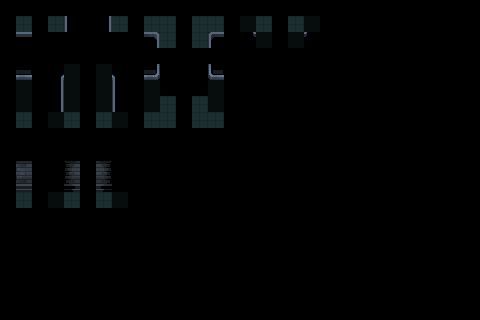

Below is a game level as drawn by its tile map, then a one-line description and the .tmx file that defines it, in full:
An orthogonal 30x20 tile map with 16x16 px tiles, 4 tile layers (regions, input_prototype, output_above-details, output_details).

<map version="1.10" tiledversion="1.10.2" orientation="orthogonal" renderorder="right-down" width="30" height="20" tilewidth="16" tileheight="16" infinite="0" nextlayerid="5" nextobjectid="1">
 <properties>
  <property name="DeleteTiles" type="bool" value="true" />
  <property name="MatchInOrder" type="bool" value="true" />
 </properties>
 <tileset firstgid="1" source="../Tilesets/dungeon_prison_tileset.tsx" />
 <layer id="1" name="regions" width="30" height="20" opacity="0.5">
  <data encoding="csv">
0,0,0,0,0,0,0,0,0,0,0,0,0,0,0,0,0,0,0,0,0,0,0,0,0,0,0,0,0,0,
0,34,0,34,34,0,34,34,0,34,34,0,34,34,0,34,34,0,34,34,0,0,0,0,0,0,0,0,0,0,
0,34,0,0,0,0,0,0,0,34,34,0,34,34,0,34,34,0,34,34,0,0,0,0,0,0,0,0,0,0,
0,0,0,0,0,0,0,0,0,0,0,0,0,0,0,0,0,0,0,0,0,0,0,0,0,0,0,0,0,0,
0,34,0,34,34,0,34,34,0,34,0,0,0,34,0,0,0,0,0,0,0,0,0,0,0,0,0,0,0,0,
0,34,0,34,34,0,34,34,0,34,0,0,0,34,0,0,0,0,0,0,0,0,0,0,0,0,0,0,0,0,
0,34,0,34,34,0,34,34,0,34,34,0,34,34,0,0,0,0,0,0,0,0,0,0,0,0,0,0,0,0,
0,34,0,34,34,0,34,34,0,34,34,0,34,34,0,0,0,0,0,0,0,0,0,0,0,0,0,0,0,0,
0,0,0,0,0,0,0,0,0,0,0,0,0,0,0,0,0,0,0,0,0,0,0,0,0,0,0,0,0,0,
0,0,0,0,0,0,0,0,0,0,0,0,0,0,0,0,0,0,0,0,0,0,0,0,0,0,0,0,0,0,
0,34,0,0,34,0,34,0,0,0,0,0,0,0,0,0,0,0,0,0,0,0,0,0,0,0,0,0,0,0,
0,34,0,0,34,0,34,0,0,0,0,0,0,0,0,0,0,0,0,0,0,0,0,0,0,0,0,0,0,0,
0,34,0,34,34,0,34,34,0,0,0,0,0,0,0,0,0,0,0,0,0,0,0,0,0,0,0,0,0,0,
0,0,0,0,0,0,0,0,0,0,0,0,0,0,0,0,0,0,0,0,0,0,0,0,0,0,0,0,0,0,
0,0,0,0,0,0,0,0,0,0,0,0,0,0,0,0,0,0,0,0,0,0,0,0,0,0,0,0,0,0,
0,0,0,0,0,0,0,0,0,0,0,0,0,0,0,0,0,0,0,0,0,0,0,0,0,0,0,0,0,0,
0,0,0,0,0,0,0,0,0,0,0,0,0,0,0,0,0,0,0,0,0,0,0,0,0,0,0,0,0,0,
0,0,0,0,0,0,0,0,0,0,0,0,0,0,0,0,0,0,0,0,0,0,0,0,0,0,0,0,0,0,
0,0,0,0,0,0,0,0,0,0,0,0,0,0,0,0,0,0,0,0,0,0,0,0,0,0,0,0,0,0,
0,0,0,0,0,0,0,0,0,0,0,0,0,0,0,0,0,0,0,0,0,0,0,0,0,0,0,0,0,0
</data>
 </layer>
 <layer id="2" name="input_prototype" width="30" height="20" opacity="0.75">
  <data encoding="csv">
0,0,0,0,0,0,0,0,0,0,0,0,0,0,0,0,0,0,0,0,0,0,0,0,0,0,0,0,0,0,
0,31,0,31,0,0,0,31,0,31,31,0,31,31,0,0,31,0,31,0,0,0,0,0,0,0,0,0,0,0,
0,0,0,0,0,0,0,0,0,0,31,0,31,0,0,0,0,0,0,0,0,0,0,0,0,0,0,0,0,0,
0,0,0,0,0,0,0,0,0,0,0,0,0,0,0,0,0,0,0,0,0,0,0,0,0,0,0,0,0,0,
0,0,0,0,0,0,0,0,0,0,0,0,0,0,0,0,0,0,0,0,0,0,0,0,0,0,0,0,0,0,
0,0,0,0,0,0,0,0,0,0,0,0,0,0,0,0,0,0,0,0,0,0,0,0,0,0,0,0,0,0,
0,0,0,0,0,0,0,0,0,0,31,0,31,0,0,0,0,0,0,0,0,0,0,0,0,0,0,0,0,0,
0,31,0,0,31,0,31,0,0,31,31,0,31,31,0,0,0,0,0,0,0,0,0,0,0,0,0,0,0,0,
0,0,0,0,0,0,0,0,0,0,0,0,0,0,0,0,0,0,0,0,0,0,0,0,0,0,0,0,0,0,
0,0,0,0,0,0,0,0,0,0,0,0,0,0,0,0,0,0,0,0,0,0,0,0,0,0,0,0,0,0,
0,0,0,0,0,0,0,0,0,0,0,0,0,0,0,0,0,0,0,0,0,0,0,0,0,0,0,0,0,0,
0,0,0,0,0,0,0,0,0,0,0,0,0,0,0,0,0,0,0,0,0,0,0,0,0,0,0,0,0,0,
0,31,0,0,31,0,31,0,0,0,0,0,0,0,0,0,0,0,0,0,0,0,0,0,0,0,0,0,0,0,
0,0,0,0,0,0,0,0,0,0,0,0,0,0,0,0,0,0,0,0,0,0,0,0,0,0,0,0,0,0,
0,0,0,0,0,0,0,0,0,0,0,0,0,0,0,0,0,0,0,0,0,0,0,0,0,0,0,0,0,0,
0,0,0,0,0,0,0,0,0,0,0,0,0,0,0,0,0,0,0,0,0,0,0,0,0,0,0,0,0,0,
0,0,0,0,0,0,0,0,0,0,0,0,0,0,0,0,0,0,0,0,0,0,0,0,0,0,0,0,0,0,
0,0,0,0,0,0,0,0,0,0,0,0,0,0,0,0,0,0,0,0,0,0,0,0,0,0,0,0,0,0,
0,0,0,0,0,0,0,0,0,0,0,0,0,0,0,0,0,0,0,0,0,0,0,0,0,0,0,0,0,0,
0,0,0,0,0,0,0,0,0,0,0,0,0,0,0,0,0,0,0,0,0,0,0,0,0,0,0,0,0,0
</data>
 </layer>
 <layer id="4" name="output_above-details" width="30" height="20">
  <data encoding="csv">
0,0,0,0,0,0,0,0,0,0,0,0,0,0,0,0,0,0,0,0,0,0,0,0,0,0,0,0,0,0,
0,0,0,0,0,0,0,0,0,0,0,0,0,0,0,0,0,0,0,0,0,0,0,0,0,0,0,0,0,0,
0,77,0,0,0,0,0,0,0,78,0,0,0,76,0,154,0,0,0,155,0,0,0,0,0,0,0,0,0,0,
0,0,0,0,0,0,0,0,0,0,0,0,0,0,0,0,0,0,0,0,0,0,0,0,0,0,0,0,0,0,
0,2,0,104,0,0,0,105,0,103,0,0,0,101,0,0,0,0,0,0,0,0,0,0,0,0,0,0,0,0,
0,0,0,0,0,0,0,0,0,0,0,0,0,0,0,0,0,0,0,0,0,0,0,0,0,0,0,0,0,0,
0,0,0,0,0,0,0,0,0,0,0,0,0,0,0,0,0,0,0,0,0,0,0,0,0,0,0,0,0,0,
0,0,0,0,0,0,0,0,0,0,0,0,0,0,0,0,0,0,0,0,0,0,0,0,0,0,0,0,0,0,
0,0,0,0,0,0,0,0,0,0,0,0,0,0,0,0,0,0,0,0,0,0,0,0,0,0,0,0,0,0,
0,0,0,0,0,0,0,0,0,0,0,0,0,0,0,0,0,0,0,0,0,0,0,0,0,0,0,0,0,0,
0,0,0,0,0,0,0,0,0,0,0,0,0,0,0,0,0,0,0,0,0,0,0,0,0,0,0,0,0,0,
0,0,0,0,0,0,0,0,0,0,0,0,0,0,0,0,0,0,0,0,0,0,0,0,0,0,0,0,0,0,
0,0,0,0,0,0,0,0,0,0,0,0,0,0,0,0,0,0,0,0,0,0,0,0,0,0,0,0,0,0,
0,0,0,0,0,0,0,0,0,0,0,0,0,0,0,0,0,0,0,0,0,0,0,0,0,0,0,0,0,0,
0,0,0,0,0,0,0,0,0,0,0,0,0,0,0,0,0,0,0,0,0,0,0,0,0,0,0,0,0,0,
0,0,0,0,0,0,0,0,0,0,0,0,0,0,0,0,0,0,0,0,0,0,0,0,0,0,0,0,0,0,
0,0,0,0,0,0,0,0,0,0,0,0,0,0,0,0,0,0,0,0,0,0,0,0,0,0,0,0,0,0,
0,0,0,0,0,0,0,0,0,0,0,0,0,0,0,0,0,0,0,0,0,0,0,0,0,0,0,0,0,0,
0,0,0,0,0,0,0,0,0,0,0,0,0,0,0,0,0,0,0,0,0,0,0,0,0,0,0,0,0,0,
0,0,0,0,0,0,0,0,0,0,0,0,0,0,0,0,0,0,0,0,0,0,0,0,0,0,0,0,0,0
</data>
 </layer>
 <layer id="3" name="output_details" width="30" height="20">
  <data encoding="csv">
0,0,0,0,0,0,0,0,0,0,0,0,0,0,0,0,0,0,0,0,0,0,0,0,0,0,0,0,0,0,
0,0,0,0,130,0,129,0,0,0,0,0,0,0,0,0,0,0,0,0,0,0,0,0,0,0,0,0,0,0,
0,0,0,0,0,0,0,0,0,0,0,0,0,0,0,0,0,0,0,0,0,0,0,0,0,0,0,0,0,0,
0,0,0,0,0,0,0,0,0,0,0,0,0,0,0,0,0,0,0,0,0,0,0,0,0,0,0,0,0,0,
0,0,0,0,0,0,0,0,0,0,0,0,0,0,0,0,0,0,0,0,0,0,0,0,0,0,0,0,0,0,
0,0,0,129,0,0,0,130,0,0,0,0,0,0,0,0,0,0,0,0,0,0,0,0,0,0,0,0,0,0,
0,0,0,129,0,0,0,130,0,0,0,0,0,0,0,0,0,0,0,0,0,0,0,0,0,0,0,0,0,0,
0,0,0,0,0,0,0,0,0,0,0,0,0,0,0,0,0,0,0,0,0,0,0,0,0,0,0,0,0,0,
0,0,0,0,0,0,0,0,0,0,0,0,0,0,0,0,0,0,0,0,0,0,0,0,0,0,0,0,0,0,
0,0,0,0,0,0,0,0,0,0,0,0,0,0,0,0,0,0,0,0,0,0,0,0,0,0,0,0,0,0,
0,27,0,0,26,0,28,0,0,0,0,0,0,0,0,0,0,0,0,0,0,0,0,0,0,0,0,0,0,0,
0,52,0,0,51,0,53,0,0,0,0,0,0,0,0,0,0,0,0,0,0,0,0,0,0,0,0,0,0,0,
0,0,0,0,0,0,0,0,0,0,0,0,0,0,0,0,0,0,0,0,0,0,0,0,0,0,0,0,0,0,
0,0,0,0,0,0,0,0,0,0,0,0,0,0,0,0,0,0,0,0,0,0,0,0,0,0,0,0,0,0,
0,0,0,0,0,0,0,0,0,0,0,0,0,0,0,0,0,0,0,0,0,0,0,0,0,0,0,0,0,0,
0,0,0,0,0,0,0,0,0,0,0,0,0,0,0,0,0,0,0,0,0,0,0,0,0,0,0,0,0,0,
0,0,0,0,0,0,0,0,0,0,0,0,0,0,0,0,0,0,0,0,0,0,0,0,0,0,0,0,0,0,
0,0,0,0,0,0,0,0,0,0,0,0,0,0,0,0,0,0,0,0,0,0,0,0,0,0,0,0,0,0,
0,0,0,0,0,0,0,0,0,0,0,0,0,0,0,0,0,0,0,0,0,0,0,0,0,0,0,0,0,0,
0,0,0,0,0,0,0,0,0,0,0,0,0,0,0,0,0,0,0,0,0,0,0,0,0,0,0,0,0,0
</data>
 </layer>
</map>
